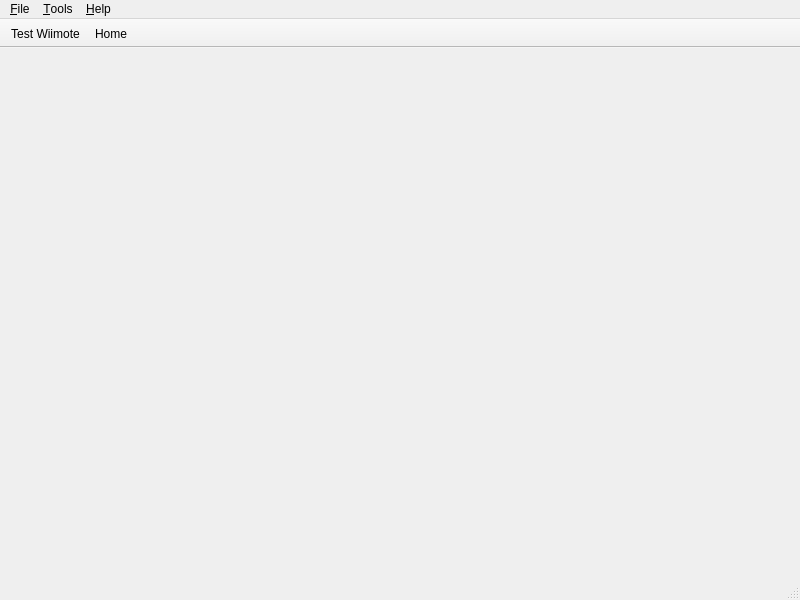
<?xml version="1.0" encoding="UTF-8"?>
<ui version="4.0">
 <class>swiimQMainWindow</class>
 <widget class="QMainWindow" name="swiimQMainWindow">
  <property name="geometry">
   <rect>
    <x>0</x>
    <y>0</y>
    <width>800</width>
    <height>600</height>
   </rect>
  </property>
  <property name="minimumSize">
   <size>
    <width>600</width>
    <height>600</height>
   </size>
  </property>
  <property name="windowTitle">
   <string>Swiim</string>
  </property>
  <widget class="QWidget" name="centralwidget">
   <layout class="QHBoxLayout" name="horizontalLayout">
    <item>
     <widget class="QStackedWidget" name="stackedWidget"/>
    </item>
   </layout>
  </widget>
  <widget class="QMenuBar" name="menubar">
   <property name="geometry">
    <rect>
     <x>0</x>
     <y>0</y>
     <width>800</width>
     <height>21</height>
    </rect>
   </property>
   <widget class="QMenu" name="menu_Tools">
    <property name="title">
     <string>&amp;Tools</string>
    </property>
    <addaction name="actionTestWiimote"/>
   </widget>
   <widget class="QMenu" name="menu_Help">
    <property name="title">
     <string>&amp;Help</string>
    </property>
   </widget>
   <widget class="QMenu" name="menu_File">
    <property name="title">
     <string>&amp;File</string>
    </property>
   </widget>
   <addaction name="menu_File"/>
   <addaction name="menu_Tools"/>
   <addaction name="menu_Help"/>
  </widget>
  <widget class="QStatusBar" name="statusbar"/>
  <widget class="QToolBar" name="toolBar">
   <property name="windowTitle">
    <string>toolBar</string>
   </property>
   <property name="movable">
    <bool>false</bool>
   </property>
   <attribute name="toolBarArea">
    <enum>TopToolBarArea</enum>
   </attribute>
   <attribute name="toolBarBreak">
    <bool>false</bool>
   </attribute>
   <addaction name="actionTestWiimote"/>
   <addaction name="actionHome"/>
  </widget>
  <action name="actionTestWiimote">
   <property name="text">
    <string>Test &amp;Wiimote</string>
   </property>
   <property name="toolTip">
    <string>Test connection with the Wiimote</string>
   </property>
  </action>
  <action name="actionHome">
   <property name="text">
    <string>&amp;Home</string>
   </property>
   <property name="toolTip">
    <string>Go to the home screen</string>
   </property>
  </action>
 </widget>
 <resources/>
 <connections/>
</ui>
